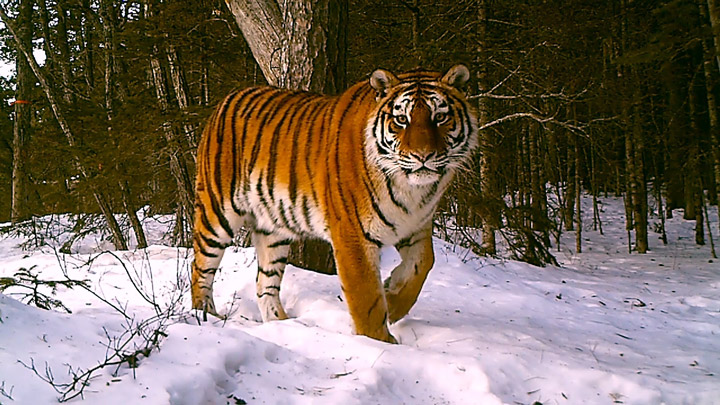
#> input picture ALPR-50/tiger.jpg, 720 x 405 px
$ python image_resize_scale_factor.py
#> lines starting #> are read from the running program, lines starting #| are printed output that depends on the picture
import cv2
import numpy

original_image = cv2.imread("tiger.jpg")
#> original_image is the input picture: shape (405, 720, 3); mean B, G, R 93.3, 106.4, 120.6

scale_up_x = 2
scale_up_y = 1.5

scale_down_x = 0.8
scale_down_y = 0.8

resized_down_image = cv2.resize(original_image, None, fx=scale_down_x, fy=scale_down_y, interpolation=cv2.INTER_LINEAR)
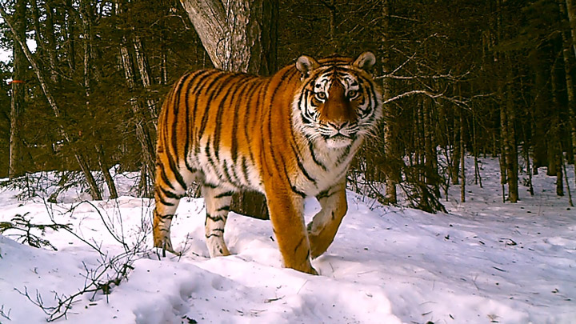
#> resized_down_image: shape (324, 576, 3); mean B, G, R 93.2, 106.3, 120.5
resized_up_image = cv2.resize(original_image, None, fx=scale_up_x, fy=scale_up_y, interpolation=cv2.INTER_LINEAR)
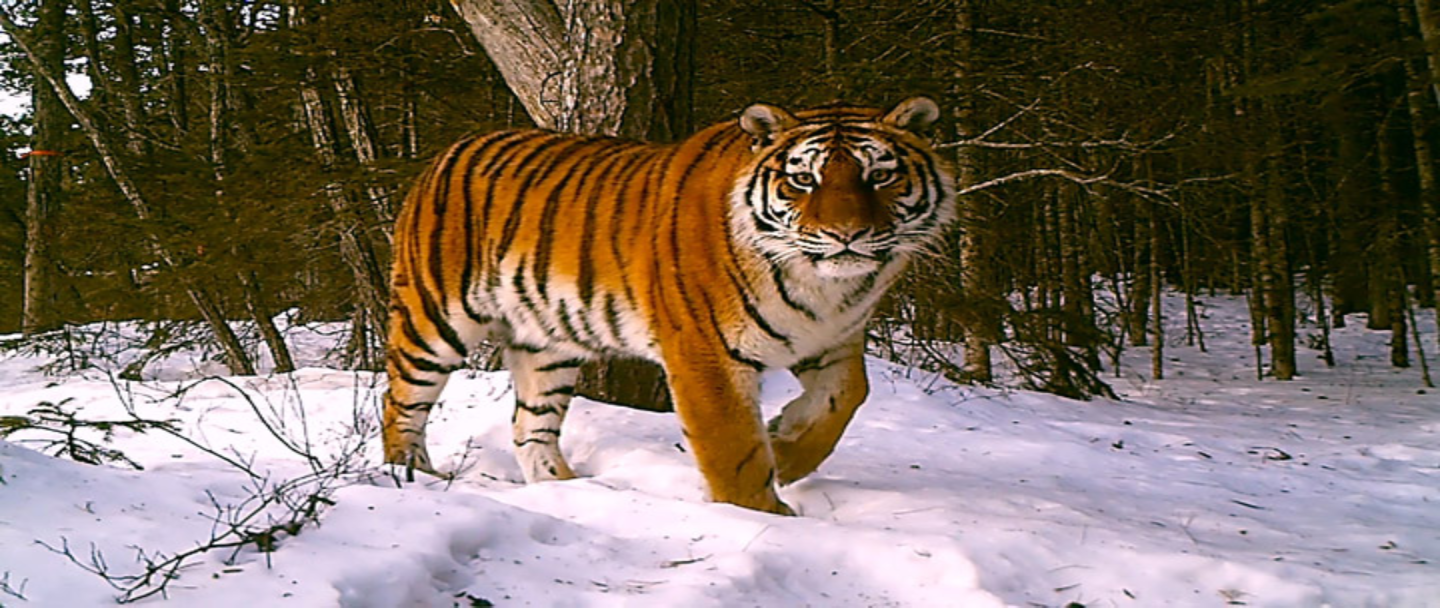
#> resized_up_image: shape (608, 1440, 3); mean B, G, R 93.3, 106.4, 120.6

cv2.imshow("Original image", original_image)
cv2.waitKey()
cv2.imshow("Resized down image", resized_down_image)
cv2.waitKey()
cv2.imshow("Resized up image", resized_up_image)
cv2.waitKey()

cv2.destroyAllWindows()
